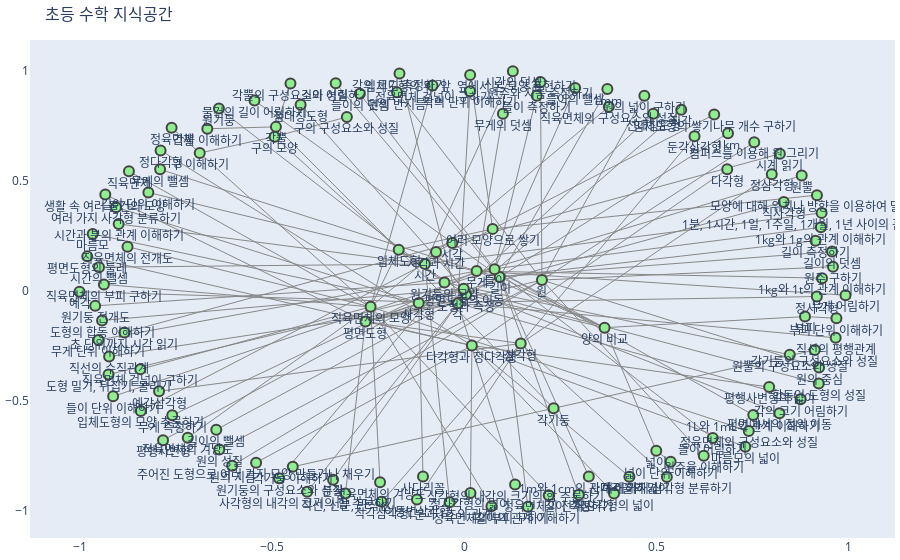

Here is the notebook cell this chart was saved with:
### Code cell
import networkx as nx
import plotly.graph_objects as go
import json

# JSON 파일 경로
json_file = 'shape_meas.json'  # JSON 파일의 경로를 넣어주세요.

print("JSON 파일 경로 설정 완료")

# JSON 파일 읽기
with open(json_file, 'r', encoding='utf-8') as f:
    data = json.load(f)

print("JSON 파일 읽기 완료")
print("데이터 내용: ", data)

# 그래프 생성
G = nx.DiGraph()

print("그래프 생성 완료")

# 노드 추가 함수 (재귀적으로 자식 노드들을 추가)
def add_nodes_from_json(data, parent=None):
    for node_id, node_info in data.items():
        if isinstance(node_info, dict):
            node_name = node_info.get("name", "Unnamed Node")
            print(f"노드 추가: {node_id} - {node_name}")
            G.add_node(node_id, label=node_name)  # 노드 추가
            if parent:
                G.add_edge(parent, node_id)  # 부모 노드와 자식 노드 연결
                print(f"엣지 추가: {parent} -> {node_id}")
            
            # 자식 노드들이 있으면 재귀적으로 추가
            children = node_info.get("children", {})
            add_nodes_from_json(children, parent=node_id)
        else:
            # 노드 정보가 문자열인 경우 (leaf 노드)
            print(f"노드 추가: {node_id} - {node_info}")
            G.add_node(node_id, label=node_info)  # 노드 추가
            if parent:
                G.add_edge(parent, node_id)  # 부모 노드와 자식 노드 연결
                print(f"엣지 추가: {parent} -> {node_id}")

# JSON 데이터를 그래프에 추가
add_nodes_from_json(data)

print("노드 및 엣지 추가 완료")

# 노드 레이블 설정
labels = nx.get_node_attributes(G, "label")
print("노드 레이블 설정 완료")

# 노드와 엣지 위치 설정
pos = nx.spring_layout(G, seed=42)

# 엣지 추가
edge_x = []
edge_y = []
for edge in G.edges():
    x0, y0 = pos[edge[0]]
    x1, y1 = pos[edge[1]]
    edge_x.append(x0)
    edge_x.append(x1)
    edge_x.append(None)
    edge_y.append(y0)
    edge_y.append(y1)
    edge_y.append(None)

edge_trace = go.Scatter(
    x=edge_x, y=edge_y,
    line=dict(width=1, color='#888'),
    hoverinfo='none',
    mode='lines'
)

# 노드 추가
node_x = []
node_y = []
for node in G.nodes():
    x, y = pos[node]
    node_x.append(x)
    node_y.append(y)

node_trace = go.Scatter(
    x=node_x, y=node_y,
    mode='markers+text',
    text=[labels[node] for node in G.nodes()],
    textposition="bottom center",
    marker=dict(
        size=10,
        color='lightgreen',
        line=dict(width=2)
    )
)

# 레이아웃 설정
fig = go.Figure(data=[edge_trace, node_trace],
                layout=go.Layout(
                    title='초등 수학 지식공간',
                    titlefont_size=16,
                    showlegend=False,
                    hovermode='closest',
                    margin=dict(b=20, l=5, r=5, t=40),
                    xaxis=dict(showgrid=False, zeroline=False),
                    yaxis=dict(showgrid=False, zeroline=False)
                ))

fig.show()
print("그래프 시각화 완료")

### Figure 1 — Plotly figure (JSON) as saved in the notebook; plotly's stock layout.template omitted (floating-point values rounded to 4 significant figures; data arrays with more than 128 entries replaced by an {"elided": "..."} marker saying what was removed)
{"data": [{"hoverinfo": "none", "line": {"color": "#888", "width": 1}, "mode": "lines", "type": "scatter", "x": {"elided": "393 float values"}, "y": {"elided": "393 float values"}}, {"marker": {"color": "lightgreen", "line": {"width": 2}, "size": 10}, "mode": "markers+text", "text": {"elided": "132 str values"}, "textposition": "bottom center", "type": "scatter", "x": {"elided": "132 float values"}, "y": {"elided": "132 float values"}}], "layout": {"hovermode": "closest", "margin": {"b": 20, "l": 5, "r": 5, "t": 40}, "showlegend": false, "title": {"font": {"size": 16}, "text": "초등 수학 지식공간"}, "xaxis": {"showgrid": false, "zeroline": false}, "yaxis": {"showgrid": false, "zeroline": false}}}
